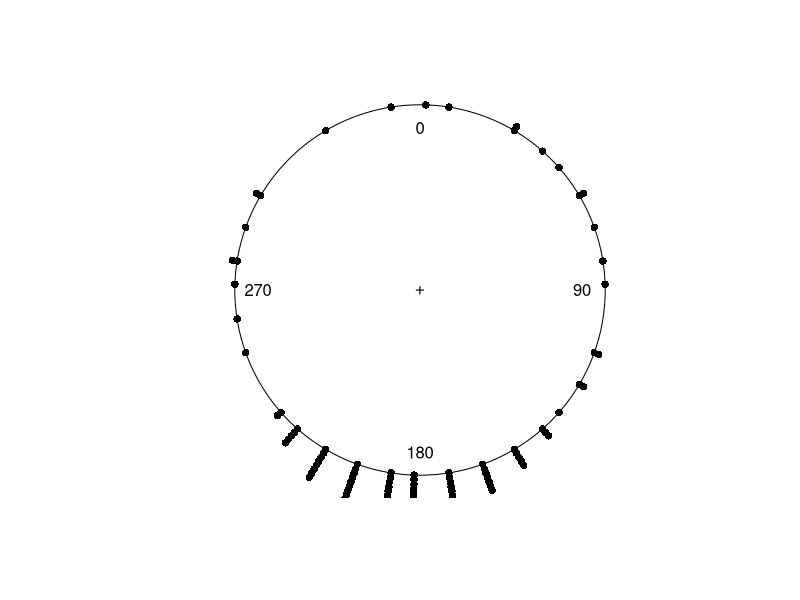

Write R code to recreate this figure.
library(circular)


### Name: fisherB7
### Title: B.7 Movements of ants
### Aliases: fisherB7 fisherB7c
### Keywords: datasets

### ** Examples

data(fisherB7c)
plot(fisherB7c, zero=pi/2, rotation='clock', stack=TRUE)
